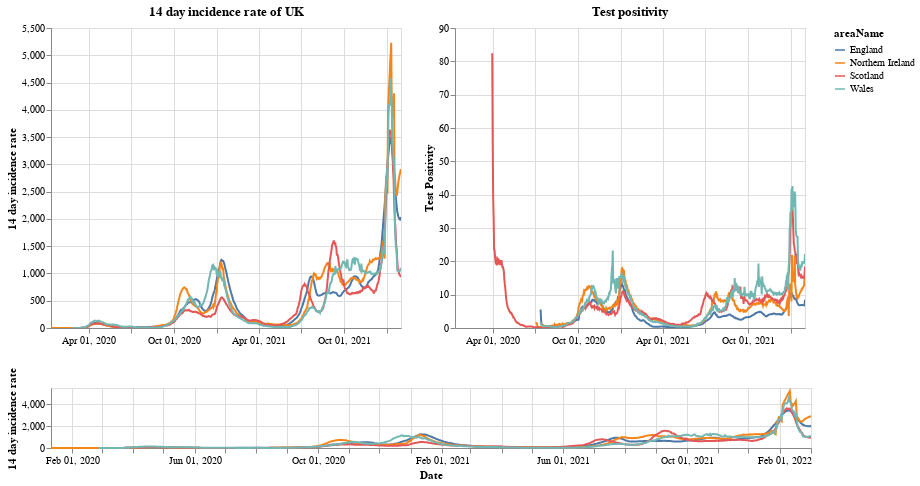

Notebook code cell kept with this figure:
### Markdown cell above
# Plots

First a plot with each country in the UK. The top right shows the positivity rate for (which is the percentage of registered tests which were positive) while the top left is the 14 day incidence rate. The bottom chart can be used to select the timeframe (does not work on a mobile device).

### Code cell
#collapse
brush = alt.selection(type='interval', name='DateBrush',encodings=['x'],fields=['Time'])
leg_selection = alt.selection_multi(fields=['areaName'], bind='legend')

base = alt.Chart(uk_cases).mark_line().encode(
    x=alt.X("yearmonthdate(date):T", axis=alt.Axis(title='Date')),
    y=alt.Y("twoWeeklyCasesRate:Q", axis=alt.Axis(title='14 day incidence rate')),
    tooltip=['areaName', 'date','twoWeeklyCasesRate', 'testPositivity'],
    color='areaName',
    opacity=alt.condition(leg_selection, alt.value(2), alt.value(0.1))
).add_selection(leg_selection).properties(width=350)

upper = base.encode(alt.X('yearmonthdate(date):T', axis=alt.Axis(title=''),
                         scale=alt.Scale(domain=brush))
                   ).properties(title=f'14 day incidence rate of UK')
upper_right = upper.encode(alt.Y('testPositivity:Q', axis=alt.Axis(title='Test Positivity'))).properties(title='Test positivity')
lower = base.properties(height=60, width = 760).add_selection(brush)

(upper | upper_right) & lower

### Figure 1 — Vega-Lite specification as saved in the notebook (floating-point values rounded to 4 significant figures; data arrays with more than 128 entries replaced by an {"elided": "..."} marker saying what was removed)
{"config": {"view": {"continuousWidth": 400, "continuousHeight": 300}}, "vconcat": [{"hconcat": [{"mark": "line", "encoding": {"color": {"type": "nominal", "field": "areaName"}, "opacity": {"condition": {"value": 2, "selection": "selector001"}, "value": 0.1}, "tooltip": [{"type": "nominal", "field": "areaName"}, {"type": "temporal", "field": "date"}, {"type": "quantitative", "field": "twoWeeklyCasesRate"}, {"type": "quantitative", "field": "testPositivity"}], "x": {"type": "temporal", "axis": {"title": ""}, "field": "date", "scale": {"domain": {"selection": "DateBrush"}}, "timeUnit": "yearmonthdate"}, "y": {"type": "quantitative", "axis": {"title": "14 day incidence rate"}, "field": "twoWeeklyCasesRate"}}, "selection": {"selector001": {"type": "multi", "fields": ["areaName"], "bind": "legend"}}, "title": "14 day incidence rate of UK", "width": 350}, {"mark": "line", "encoding": {"color": {"type": "nominal", "field": "areaName"}, "opacity": {"condition": {"value": 2, "selection": "selector001"}, "value": 0.1}, "tooltip": [{"type": "nominal", "field": "areaName"}, {"type": "temporal", "field": "date"}, {"type": "quantitative", "field": "twoWeeklyCasesRate"}, {"type": "quantitative", "field": "testPositivity"}], "x": {"type": "temporal", "axis": {"title": ""}, "field": "date", "scale": {"domain": {"selection": "DateBrush"}}, "timeUnit": "yearmonthdate"}, "y": {"type": "quantitative", "axis": {"title": "Test Positivity"}, "field": "testPositivity"}}, "selection": {"selector001": {"type": "multi", "fields": ["areaName"], "bind": "legend"}}, "title": "Test positivity", "width": 350}]}, {"mark": "line", "encoding": {"color": {"type": "nominal", "field": "areaName"}, "opacity": {"condition": {"value": 2, "selection": "selector001"}, "value": 0.1}, "tooltip": [{"type": "nominal", "field": "areaName"}, {"type": "temporal", "field": "date"}, {"type": "quantitative", "field": "twoWeeklyCasesRate"}, {"type": "quantitative", "field": "testPositivity"}], "x": {"type": "temporal", "axis": {"title": "Date"}, "field": "date", "timeUnit": "yearmonthdate"}, "y": {"type": "quantitative", "axis": {"title": "14 day incidence rate"}, "field": "twoWeeklyCasesRate"}}, "height": 60, "selection": {"selector001": {"type": "multi", "fields": ["areaName"], "bind": "legend"}, "DateBrush": {"type": "interval", "encodings": ["x"], "fields": ["Time"]}}, "width": 760}], "data": {"name": "data-9031cbd1171e5035688e7e7c7b6d07bc"}, "$schema": "https://vega.github.io/schema/vega-lite/v4.8.1.json", "datasets": {"data-9031cbd1171e5035688e7e7c7b6d07bc": {"elided": "2898 records"}}}
